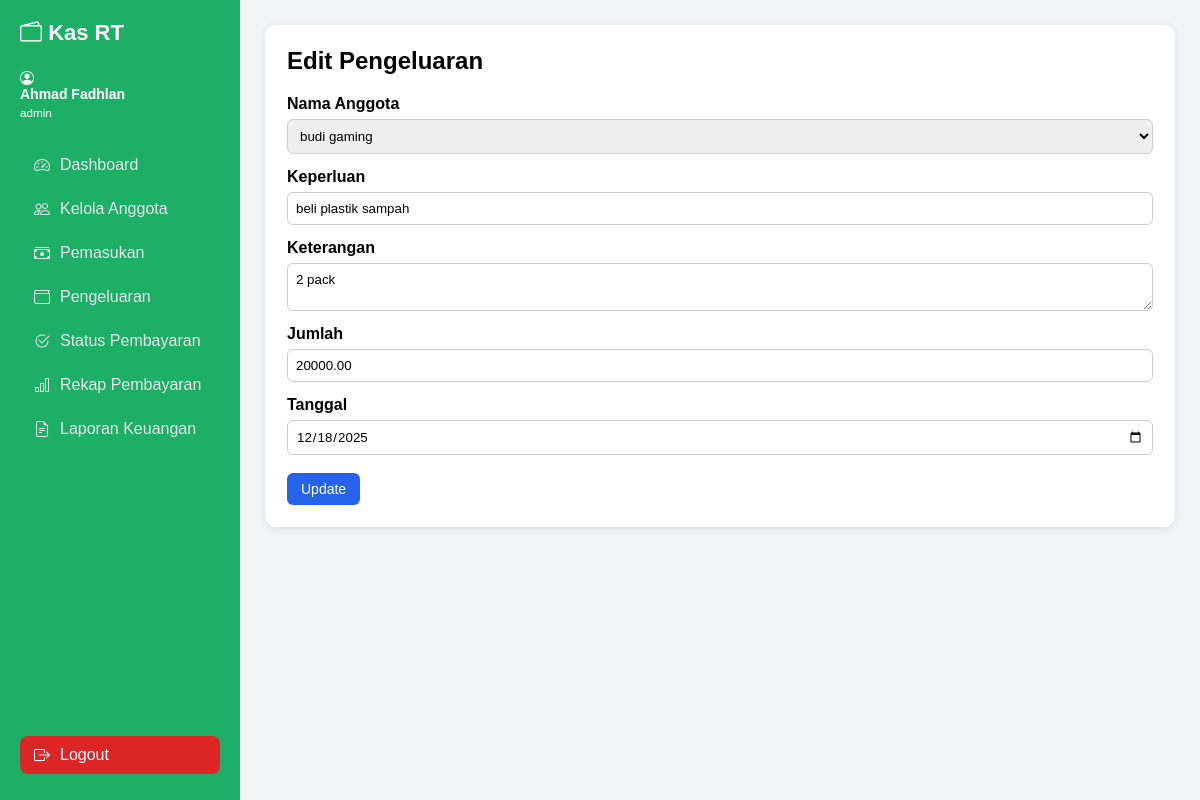
The page /backend/pengeluaran/edit_pengeluaran.php?id=3 (signed in) on the database its author committed.
### tables this page shows
CREATE TABLE `pengeluaran` (
  `id_pengeluaran` int(11) NOT NULL,
  `tanggal` date NOT NULL,
  `keperluan` varchar(100) NOT NULL,
  `jumlah` decimal(12,2) NOT NULL,
  `keterangan` varchar(255) DEFAULT NULL,
  `id_users` int(11) DEFAULT NULL,
  `input_by` int(11) NOT NULL
);

CREATE TABLE `users` (
  `id_users` int(11) NOT NULL,
  `nama` varchar(100) NOT NULL,
  `username` varchar(50) NOT NULL,
  `password` varchar(255) NOT NULL,
  `role` enum('superadmin','admin','anggota') NOT NULL,
  `alamat` varchar(200) DEFAULT NULL,
  `no_hp` varchar(20) DEFAULT NULL
);

### backend/pengeluaran/edit_pengeluaran.php (the view, shortened to what this page needs)
<?php
require "../config/koneksi.php";
include "../partials/navbar.php";
$id = $_GET['id'];
$p = mysqli_query($conn, "SELECT * FROM pengeluaran WHERE id_pengeluaran='$id'");
$data = mysqli_fetch_assoc($p);
$anggota = mysqli_query($conn, "SELECT id_users, nama FROM users WHERE role='anggota' ORDER BY nama ASC");
?>
<div class="container py-4">
    <h2>Edit Pengeluaran</h2>
    <form method="POST">
        <div class="mb-3">
            <label>Nama Anggota</label>
            <select name="id_user" class="form-select" required>
                <?php while ($row = mysqli_fetch_assoc($anggota)): ?>
                    <option value="<?= $row['id_users']; ?>"
                        <?= $row['id_users'] == $data['id_users'] ? 'selected' : '' ?>>
                        <?= htmlentities($row['nama']); ?>
                    </option>
                <?php endwhile; ?>
            </select>
        </div>
        <div class="mb-3">
            <label>Keperluan</label>
            <input type="text" name="keperluan" class="form-control" value="<?= htmlentities($data['keperluan']); ?>" required>
        </div>
        <div class="mb-3">
            <label>Keterangan</label>
            <textarea name="keterangan" class="form-control"><?= htmlentities($data['keterangan']); ?></textarea>
        </div>
        <div class="mb-3">
            <label>Jumlah</label>
            <input type="number" name="jumlah" class="form-control" value="<?= $data['jumlah']; ?>" required>
        </div>
        <div class="mb-3">
            <label>Tanggal</label>
            <input type="date" name="tanggal" class="form-control" value="<?= $data['tanggal']; ?>" required>
        </div>
        <button type="submit" name="simpan" class="btn btn-primary">Update</button>
    </form>
</div>

### backend/assets/style.css (style rules this page uses)
* { margin: 0; padding: 0; box-sizing: border-box; font-family: Arial, sans-serif; }
.container { background: #ffffff; padding: 22px; border-radius: 12px; box-shadow: 0 2px 8px rgba(0,0,0,.1); }
h2, h3 { margin-bottom: 20px; }
.btn { padding: 8px 14px; border-radius: 6px; text-decoration: none; font-size: 14px; display: inline-block; }
.btn-primary { background: #2563eb; color: white; }
form label { display: block; margin-top: 14px; margin-bottom: 6px; font-weight: bold; }
form input, form select, form textarea { width: 100%; padding: 8px; border-radius: 6px; border: 1px solid #ccc; }
form button { margin-top: 18px; background: #25eb2f; border: none; padding: 10px 16px; border-radius: 6px; color: white; cursor: pointer; }

### rows shown on the page
pengeluaran: id_user "budi gaming", keperluan "beli plastik sampah", keterangan "2 pack", jumlah "20000.00", tanggal "12/18/2025"

### other values the page prints
$nama "Ahmad Fadhlan"
$role "admin"
